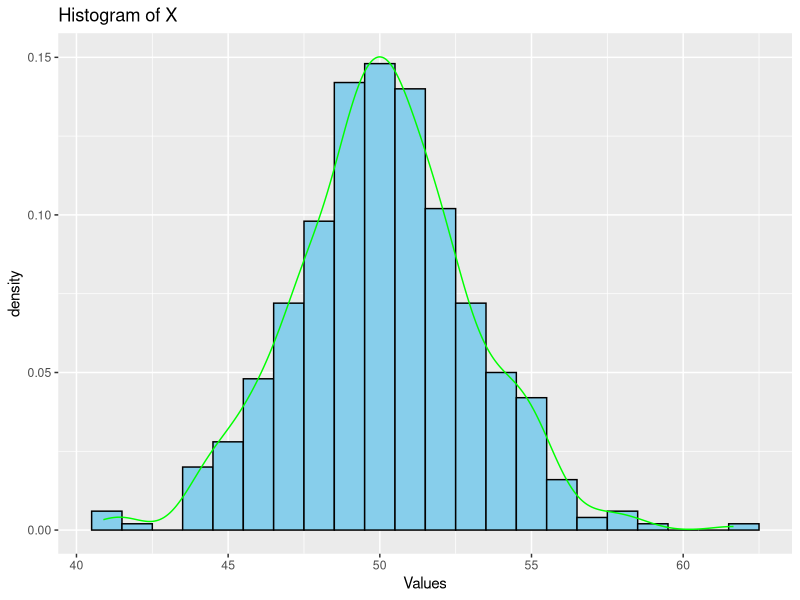
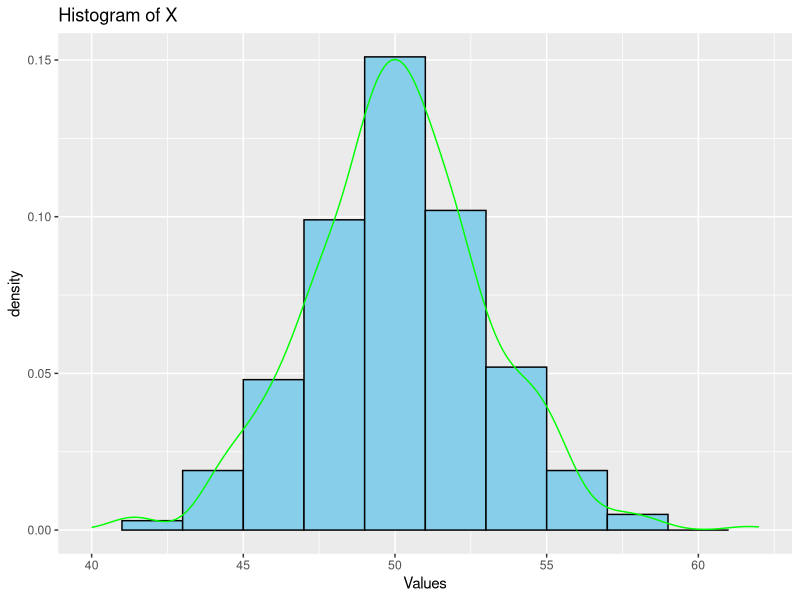

Recreate these plots in R, in order.
## ---- chunk 1
knitr::opts_chunk$set(echo = TRUE)
## ---- chunk 2

#(a)
require(tidyverse)
library(tidyverse)

#(b) Input data file
d5 = read.csv("data_wk5.csv")
#(c) Determine the minimum and maximum values of d5. You do not need to save these but 
#    you must show that you printed them out.
quantile(d5$x)
# to find the minimum value
quantile(d5$x)[1]
# to find the maximum value
quantile(d5$x)[5]

#(d) Create a ggplot2 histogram of the \textit{d5} variable. Give the histogram border and fill colours of your liking. Name the $x$-axis ``Values'', and make the title ``Histogram of Values.``
library(ggplot2)
ggplot(d5,aes(x = x, y = after_stat(density))) +
  geom_histogram(binwidth = 1, color = "black", fill = "skyblue")  +
  geom_density(aes(x = x, y = after_stat(density)), col = "green") +
  ggtitle("Histogram of X") + labs(x = "Values")

#    Set the minimum and maximum values on the x-axis so that all data points are represented. For example, if the minimum and maximum values of the variables are 40.4 and 55.6 respectively, you should set the histogram values to be 40 and 56 respectively. Set the binwidth to 2.
library(ggplot2)
ggplot(d5,aes(x = x, y = after_stat(density))) +
  geom_histogram(binwidth = 2, color = "black", fill = "skyblue") + xlim(40,62) +
  geom_density(aes(x = x, y = after_stat(density)), col = "green") +
  ggtitle("Histogram of X") + labs(x = "Values")



## ---- chunk 3

#(a) Does the histogram created in Question 1 seem normally distributed?
# It looks normal ( bell shaped)

#(b) Find the empirical 2.5% and 97.5% quantiles and save them as qlow and qhigh, respectively.
qhigh = quantile(d5$x, probs = 0.975)
qhigh
qlow = quantile(d5$x, probs = 0.025)
qlow
print(paste("Empirical 2.5th and 97.5th Quantiles: (",qlow, ",",qhigh,")"))

#(c) Finding the normal theoretical 2.5% and 97.5% quantiles of x.
x_bar = mean(d5$x)
s_x = sd(d5$x)

sq = qnorm(c(0.025,0.975), mean = x_bar, sd = s_x)
sq
#(d) Are your answers in (b) and (c) close?
# yes
